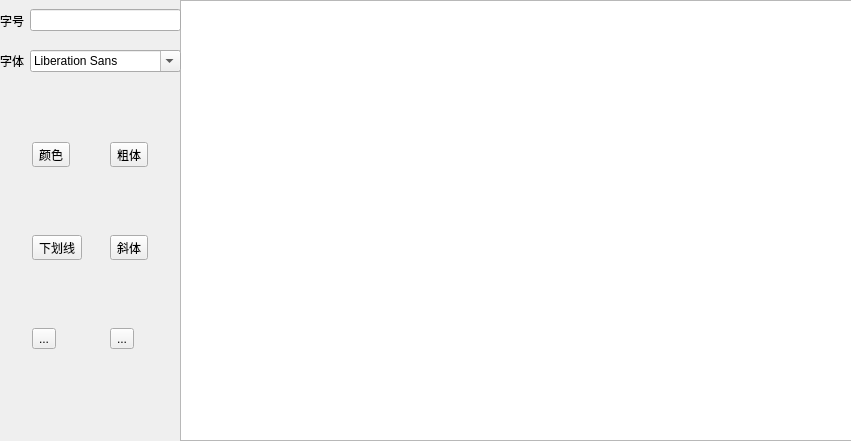
<?xml version="1.0" encoding="UTF-8"?>
<ui version="4.0">
 <class>Diaries</class>
 <widget class="QWidget" name="Diaries">
  <property name="geometry">
   <rect>
    <x>0</x>
    <y>0</y>
    <width>851</width>
    <height>441</height>
   </rect>
  </property>
  <property name="windowTitle">
   <string>Form</string>
  </property>
  <widget class="QTextEdit" name="textEdit">
   <property name="geometry">
    <rect>
     <x>180</x>
     <y>0</y>
     <width>691</width>
     <height>441</height>
    </rect>
   </property>
  </widget>
  <widget class="QWidget" name="horizontalLayoutWidget_2">
   <property name="geometry">
    <rect>
     <x>0</x>
     <y>40</y>
     <width>181</width>
     <height>42</height>
    </rect>
   </property>
   <layout class="QHBoxLayout" name="horizontalLayout_2">
    <item>
     <widget class="QLabel" name="label_2">
      <property name="text">
       <string>字体</string>
      </property>
     </widget>
    </item>
    <item>
     <widget class="QFontComboBox" name="fontComboBox"/>
    </item>
   </layout>
  </widget>
  <widget class="QWidget" name="horizontalLayoutWidget">
   <property name="geometry">
    <rect>
     <x>0</x>
     <y>0</y>
     <width>181</width>
     <height>41</height>
    </rect>
   </property>
   <layout class="QHBoxLayout" name="horizontalLayout">
    <item>
     <widget class="QLabel" name="label">
      <property name="text">
       <string>字号</string>
      </property>
     </widget>
    </item>
    <item>
     <widget class="QLineEdit" name="lineEditFontSize"/>
    </item>
   </layout>
  </widget>
  <widget class="QWidget" name="horizontalLayoutWidget_3">
   <property name="geometry">
    <rect>
     <x>10</x>
     <y>80</y>
     <width>160</width>
     <height>331</height>
    </rect>
   </property>
   <layout class="QHBoxLayout" name="horizontalLayout_3">
    <item>
     <layout class="QVBoxLayout" name="verticalLayout_3">
      <item>
       <widget class="QToolButton" name="toolButtonColor">
        <property name="text">
         <string>颜色</string>
        </property>
        <property name="icon">
         <iconset resource="pic.qrc">
          <normaloff>:/images/res/pic/color.png</normaloff>:/images/res/pic/color.png</iconset>
        </property>
        <property name="iconSize">
         <size>
          <width>40</width>
          <height>40</height>
         </size>
        </property>
       </widget>
      </item>
      <item>
       <widget class="QToolButton" name="toolButtonUnderline">
        <property name="cursor">
         <cursorShape>ArrowCursor</cursorShape>
        </property>
        <property name="text">
         <string>下划线</string>
        </property>
        <property name="icon">
         <iconset resource="pic.qrc">
          <normaloff>:/images/res/pic/underline.png</normaloff>:/images/res/pic/underline.png</iconset>
        </property>
        <property name="iconSize">
         <size>
          <width>40</width>
          <height>40</height>
         </size>
        </property>
        <property name="checkable">
         <bool>true</bool>
        </property>
       </widget>
      </item>
      <item>
       <widget class="QToolButton" name="toolButtonSave">
        <property name="text">
         <string>...</string>
        </property>
        <property name="icon">
         <iconset resource="pic.qrc">
          <normaloff>:/images/res/pic/save.png</normaloff>:/images/res/pic/save.png</iconset>
        </property>
        <property name="iconSize">
         <size>
          <width>40</width>
          <height>40</height>
         </size>
        </property>
       </widget>
      </item>
     </layout>
    </item>
    <item>
     <layout class="QVBoxLayout" name="verticalLayout">
      <item>
       <widget class="QToolButton" name="toolButtonBold">
        <property name="text">
         <string>粗体</string>
        </property>
        <property name="icon">
         <iconset resource="pic.qrc">
          <normaloff>:/images/res/pic/bold.png</normaloff>:/images/res/pic/bold.png</iconset>
        </property>
        <property name="iconSize">
         <size>
          <width>40</width>
          <height>40</height>
         </size>
        </property>
        <property name="checkable">
         <bool>true</bool>
        </property>
       </widget>
      </item>
      <item>
       <widget class="QToolButton" name="toolButtonItalic">
        <property name="text">
         <string>斜体</string>
        </property>
        <property name="icon">
         <iconset resource="pic.qrc">
          <normaloff>:/images/res/pic/italic.png</normaloff>:/images/res/pic/italic.png</iconset>
        </property>
        <property name="iconSize">
         <size>
          <width>40</width>
          <height>40</height>
         </size>
        </property>
        <property name="checkable">
         <bool>true</bool>
        </property>
       </widget>
      </item>
      <item>
       <widget class="QToolButton" name="toolButtonPicture">
        <property name="text">
         <string>...</string>
        </property>
        <property name="icon">
         <iconset resource="pic.qrc">
          <normaloff>:/images/res/pic/picture.png</normaloff>:/images/res/pic/picture.png</iconset>
        </property>
        <property name="iconSize">
         <size>
          <width>40</width>
          <height>40</height>
         </size>
        </property>
       </widget>
      </item>
     </layout>
    </item>
   </layout>
  </widget>
 </widget>
 <resources>
  <include location="pic.qrc"/>
 </resources>
 <connections/>
</ui>
